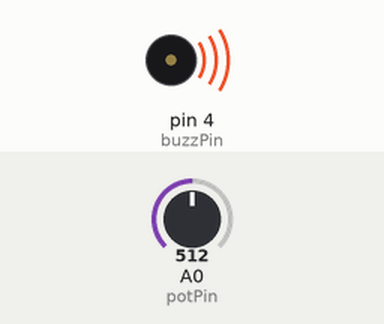
The sketch below on a simulated Arduino Uno, built with avr-gcc and run on an emulated ATmega328P. Shown: buzzer (waves = sounding). The test bench sets the inputs (shaded band); at power-on: A0 (potPin) = 512. What the sketch prints to the serial monitor is not drawn.

Above: at 0.1 s.
Timing chart, 0 to 1.6 s (numbered marks = the images above):
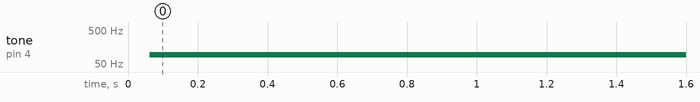

The sketch:

sketch_13_zumbadorPasivo.ino
```cpp
int buzzPin = 4;
float buzzDelay;
int potPin = A0;
float potVal;

void setup() {
  Serial.begin(9600);
  pinMode(potPin, INPUT);
  pinMode(buzzPin, OUTPUT);

}

void loop() {
  potVal = analogRead(potPin);
  buzzDelay = (9940./1023)*potVal + 60;

  digitalWrite(buzzPin, HIGH);
  delayMicroseconds(buzzDelay);
  digitalWrite(buzzPin, LOW);
  delayMicroseconds(buzzDelay);

  Serial.println(potVal);

}
```

Measured:
- by itself, tone on pin 4 (buzzPin): silent → 94 Hz at 0.06 s
